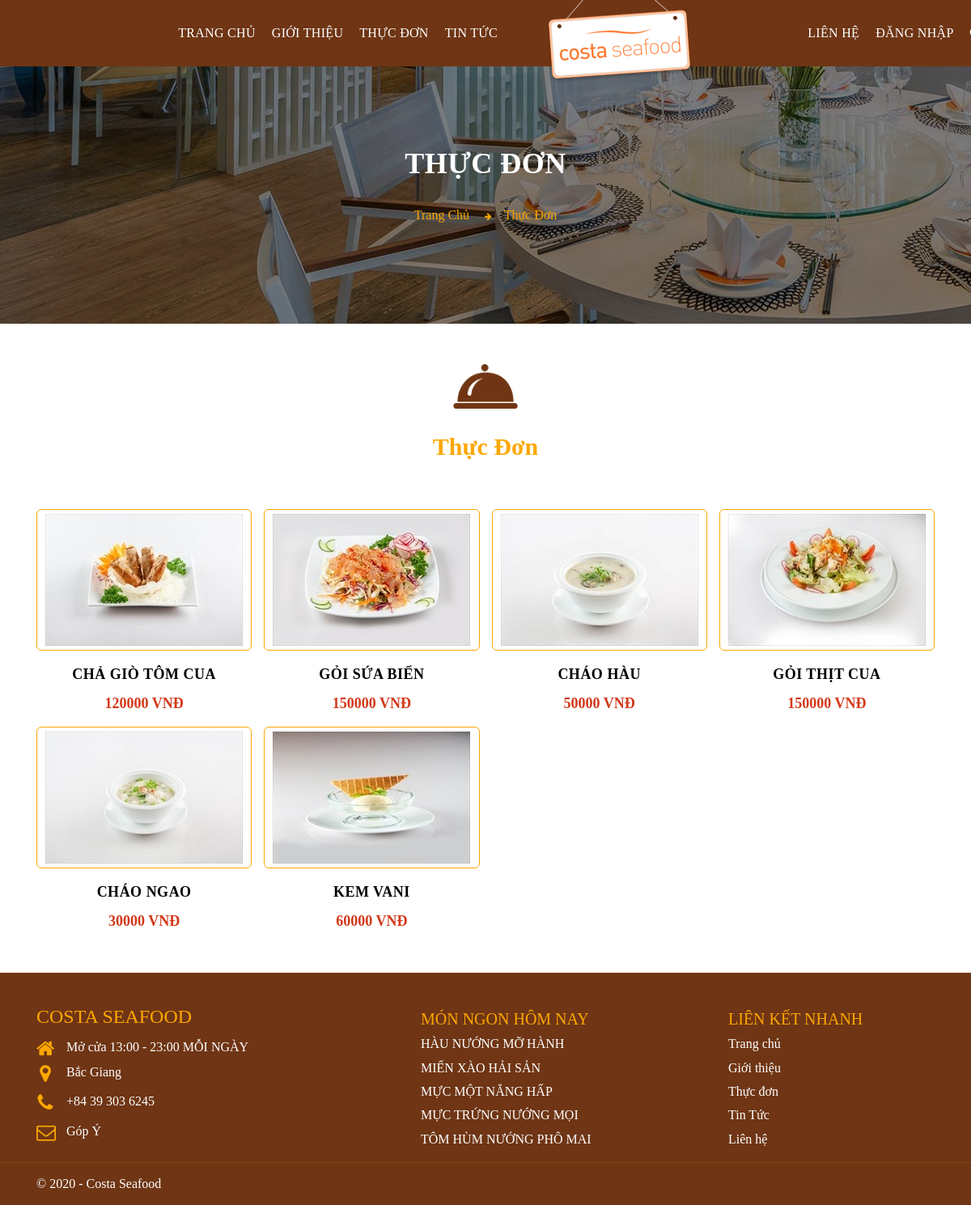
Page /Thucdon.php on the committed database.
### tables this page shows
CREATE TABLE IF NOT EXISTS `thucdon` (
`id` int(11) NOT NULL,
  `TenMon` varchar(255) NOT NULL,
  `HinhAnh` varchar(255) NOT NULL,
  `Gia` varchar(255) NOT NULL,
  `LoaiMon` varchar(255) NOT NULL
);

### php/lib_db.php (called while the page is built, shortened)
<?php
global $link;
function select_list($sql){
	return exec_select($sql);
}
function exec_select($sql){
	global $link;
	$ret = isset($ret) ? $ret : array();
	$res = $link->query($sql);
	$err = mysqli_error($link);
	if ($res ){
		while( $row = $res->fetch_array(MYSQLI_ASSOC) )
		{
			$ret[]= $row ;
		}
	}
	return $ret;
}

### Thucdon.php (the view, shortened to what this page needs)
<?php
    include('php/lib_db.php');
    function myfuncion(){
        if(isset($_SESSION['username'])){
           echo 'admin.php';
       }
       else echo 'login.php';
   }
    $sql = "select * from thucdon ";
    $datas = select_list($sql);
?>
<!DOCTYPE html PUBLIC "-//W3C//DTD XHTML 1.0 Strict//EN"
    "http://www.w3.org/TR/xhtml1/DTD/xhtml1-strict.dtd">
<html xmlns="http://www.w3.org/1999/xhtml" xml:lang="en" lang="en">
<head>
    <link rel="stylesheet" href="https://maxcdn.bootstrapcdn.com/font-awesome/4.4.0/css/font-awesome.min.css">
    <link rel="stylesheet" href="https://stackpath.bootstrapcdn.com/bootstrap/4.3.1/css/bootstrap.min.css">
    <link type="text/css" href="css/style_mainn.css" rel="stylesheet" media="screen"/>
    <link type="text/css" href="css/style_thucdon.css" rel="stylesheet" media="screen"/>
    <link type="text/css" href="css/style_gioithieu.css" rel="stylesheet" media="screen"/>
    <link type="text/css" href="css/style-main-menu1.css" rel="stylesheet" media="screen"/>
</head>
<body>
    <header class=header>
        <div class="container">
                <div class="top">
                    <h1  class="wrapLogoHeader"><a href="trangchu.php" class="logo" title="Trang chủ - Costa Seafood">
                        <img src="images/logo3.png" alt="Trang chủ - Costa Seafood"></a></h1>
                </div>
                <div id="myNavbar" class="menu-top">
                    <ul class="nav nav-left">
                    <li><a href="trangchu.php" class="padding-menu">TRANG CHỦ</a></li>
                        <li><a href="gioithieu.php" class="padding-menu">GIỚI THIỆU</a></li>
                        <li><a href="thucdon.php" class="padding-menu">THỰC ĐƠN</a></li>
                        <li><a href="tintuc.php" class="padding-menu">TIN TỨC</a></li>
                    </ul>
                    <ul class="nav nav-right">
                        <li><a href="lienhe.php" class="padding-menu">LIÊN HỆ</a></li>
                        <li><a href="<?php myfuncion() ?>" class="padding-menu"><?php if (isset($_SESSION['username'])) {
                                        echo $_SESSION['username'];
                                    }else echo 'ĐĂNG NHẬP';
                                     ?></a></li>
                        <li class="search-open" style="padding-top:10px">
                        </li>
                    </ul>
                </div>
        </div>
    </header>
    <div class="wrapBreadCrumb">
        <div class="wrap-img wrapImgBreadcrumb">
            <img src="images/breadcrumb-2.jpg" class="imgBreadcrumbs"  alt="Thực đơn">
        </div>
        <div class="content sec-title center wrapTextBreadcrumb">
            <div class="container containerTextBreadcrumb">
                <h1 class="h2 title titlePageCurrentBreadcrumb">THỰC ĐƠN</h1>
                <ol class="breadcrumb olListBreqadcrumb">
                    <li class='itemListBreadcrumb'><a href='trangchu.php' class='linkListBreadcrumb' title='Trang chủ'>Trang chủ</a></li>
                    <li class='itemListBreadcrumb active'><a href='thucdon.php' class='linkListBreadcrumb'>Thực Đơn</a></li>
                </ol>
            </div>
            </div>
        </div>
    <div class="wrapIconFillterFood">
        <img src="images/icon-restaurant.png" class="iconMenuFillter" alt="Menu">
    </div>
    <div class="titleControlFillterFood">Thực đơn</div>
    <div class="wrapMain menu">
        <div class="container containerMenu">
            <div class="listFoodMenu">
                <div class="row rowListFoodMenu">
                    <?php foreach($datas as $data){?>
                        <div class="col-sm-6 col-md-3 colItemFoodMenu">
                            <div class="sec-title center contentItemFoodMenu">
                                <div class="wrapBorderImgItemFoodMenu">
                                    <div class="thu-nghiem-zoom">
                                        <img src="images/<?php echo $data["HinhAnh"];?>"  class="imgItemFoodMenu "/>
                                    </div>
                                </div>
                                <h3 class="h2 titlefood titleHeadingItemFoodMenu"><?php echo $data["TenMon"];?></h3>
                                <div class="priceItemFoodMenu"><?php echo $data["Gia"];?> VNĐ</div>
                            </div>
                        </div>
                    <?php }?>
                </div>
            </div>
        </div>
    </div>
    <footer class="footer">
        <div class="footer-main">
            <div class="container">
                <div class="row">
                    <div class="col-xs-12 col-sm-6 col-md-5 wrap-logo">
                        <a href="#" class="h3 main-title" title="Costa Seafood">Costa Seafood</a>
                        <div class="row address">
                            <div class="col-xs-12 col-sm-12">
                                <i class="fa fa-home" aria-hidden="true"></i>
                                <div>
                                    <span>Mở cửa 13:00 - 23:00 MỖI NGÀY</span>
                                </div>
                            </div>
                            <div class="col-xs-12 col-sm-12">
                                <i class="fa fa-map-marker" aria-hidden="true"></i>
                                <div>
                                    <a target="_blank" rel="noreferrer" href="https://goo.gl/maps/PtmA2Ai4qvV7zaG7A" title="Băc Giang">Bắc Giang</a>
                                </div>
                            </div>
                            <div class="col-xs-12 col-sm-12">
                                <i class="fa fa-phone" aria-hidden="true"></i>
                                <div>
                                    <a href="tel:+84 39 303 6245" title="+84 39 303 6245">+84 39 303 6245</a>
                                </div>
                            </div>
                            <div class="col-xs-12 col-sm-12">
                                <i class="fa fa-envelope-o" aria-hidden="true"></i>
                                <div>
                                    <a href="mailto:hoangminhgiang2000@gmail.com" title="info@costaseafood.com.vn">Góp Ý</a>
                                </div>
                            </div>
                        </div>
                    </div>
                    <div class="col-xs-12 col-sm-6 col-md-4">
                        <div class="link">
                            <p class="h3 title">Món ngon hôm nay</p>
                            <div>
                                <a href="thucdon.php" title="HÀU NƯỚNG MỠ HÀNH">HÀU NƯỚNG MỠ HÀNH</a>
                                <a href="thucdon.php" title="MIẾN XÀO HẢI SẢN">MIẾN XÀO HẢI SẢN</a>
                                <a href="thucdon.php" title="MỰC MỘT NẮNG HẤP">MỰC MỘT NẮNG HẤP</a>
                                <a href="thucdon.php" title="MỰC TRỨNG NƯỚNG MỌI">MỰC TRỨNG NƯỚNG MỌI</a>
                                <a href="thucdon.php" title="TÔM HÙM NƯỚNG PHÔ MAI">TÔM HÙM NƯỚNG PHÔ MAI</a>
                            </div>
                        </div>
                    </div>
                    <div class="col-xs-12 col-sm-6 col-md-3">
                        <div class="link">
                            <p class="h3 title">Liên kết nhanh</p>
                            <div>
                                <a href="trangchu.php" title="Trang chủ">Trang chủ</a>
                                <a href="gioithieu.php" title="Giới thiệu">Giới thiệu</a>
                                <a href="thucdon.php" title="Thực đơn">Thực đơn</a>
                                <a href="tintuc.php" title="Khuyến mãi">Tin Tức</a>
                                <a href="lienhe.php" title="Liên hệ">Liên hệ</a>
                            </div>
                        </div>
                    </div>
                </div>
            </div>
        </div>
        <div class="copyright">
            <div class="container">
                <div class="wrap-cr">
                    <div class="row">
                        <div class="col-sm-6 col-xs-12">
                            <p>&copy; 2020 -<a href="#" title="Costa Seafood">&nbsp;Costa Seafood</a></p>
                        </div>
                    </div>
                </div>
            </div>
        </div>
    </footer>
</body>

### css/style_mainn.css (style rules this page uses)
body { font-family: Muli; font-size: 16px; line-height: 1.4; font-weight: 400; color: #000; word-wrap: break-word; margin: 0; padding: 0; display: block; }
a { color: #000; outline: 0!important; text-decoration: none ; }
img { border: 0; }
.header { position: fixed; top: 0; left: 0; right: 0; z-index: 1000; background: #6f3514; width: 1530.4px; }
.header .top { display: flex; -webkit-box-pack: justify; justify-content: space-between; height: 0; }
.wrapLogoHeader { display: inline; margin: auto; }
.header .logo { display: inline-block; max-width: 200px; }
.header a { color: #fff; }
.header .menu-top { display: -webkit-box; display: -ms-flexbox; display: flex; -webkit-box-pack: justify; -ms-flex-pack: justify; justify-content: space-between; padding: 20px 0; }
.header .menu-top ul { list-style: none; padding: 0; margin: 0; }
.header .menu-top .nav>li { display: inline-block; position: relative; padding: 0 10px; }
.header .menu-top .nav>li a { font-size: 1em; color: #fff; letter-spacing: .3px; background: 0 0!important; display: inline-block; font-family: NotoSansJP; }
.padding-menu { padding-top: 10px; padding-bottom: 10px; }
.footer { background: #6f3514; padding-top: 30px; }
.footer .footer-main { padding: 0 0 10px 0; color: #fff; }
.footer .footer-main .container>.row { display: -webkit-box; display: -ms-flexbox; display: flex; -ms-flex-wrap: wrap; flex-wrap: wrap; }
.footer .footer-main .main-title { color: #fda701; text-transform: uppercase; font-size: 24px; margin-top: 10px; margin-bottom: 12px; }
.footer .footer-main a { display: block; margin-bottom: 7px; }
.footer a { color: #fff; text-decoration: none; outline: none !important; }
.h3 { font-family: NotoSansJP; font-weight: 500; line-height: 1.2; margin: 0; }
.footer .footer-main .wrap-logo .address { margin-top: 0; }
.footer .footer-main .wrap-logo .address>* { margin-bottom: 7px; }
.footer .footer-main .address>* { display: -webkit-box; display: -ms-flexbox; display: flex; margin-bottom: 15px; color: #fff; }
.footer .footer-main .address>* .fa { color: #fda701; font-size: 24px; margin-right: 15px; width: 22px; text-align: center; }
.footer .footer-main .title { color: #fda701; text-transform: uppercase; font-size: 20px; margin-top: 15px; margin-bottom: 8px; }
.footer .title { font-size: 15px; font-weight: 400; margin: 0; }
.copyright { border-top: 1px solid rgba(253,167,1,.15); }
.copyright .wrap-cr { padding: 15px 0; }
.copyright p { margin: 0; color: #fff; }
.sec-title .title { margin: 0 0 30px 0; font-size: 36px; font-weight: 700; text-transform: uppercase; position: relative; letter-spacing: .5px; }
.sec-title.center { text-align: center; }
.wrap-img { max-width: 100%; overflow: hidden; }
.wrap-img img { min-height: 100%; max-height: 100%; height: auto; }
.wrapBreadCrumb { position: relative; }
.wrapTextBreadcrumb { position: absolute; left: 0; width: 100%; transform: translate(0,-50%); -webkit-transform: translate(0,-50%); -moz-transform: translate(0,-50%); -ms-transform: translate(0,-50%); -o-transform: translate(0,-50%); top: 50%; margin-top: 30px; }
.titlePageCurrentBreadcrumb { color: #fff; }

### css/style_thucdon.css (style rules this page uses)
.wrapIconFillterFood { text-align: center; margin-bottom: 30px; }
.iconMenuFillter { margin-top: 50px; width: 80px; height: auto; }
.listFoodMenu { margin-top: 45px; margin-bottom: 50px; }
.rowListFoodMenu { margin: 0 -7.5px; }
.rowListFoodMenu .colItemFoodMenu:nth-child(4n+1) { clear: both; }
.colItemFoodMenu { padding: 0 7.5px; margin-top: 15px; }
.wrapBorderImgItemFoodMenu { padding: 5px; border: 1px solid #fda701; border-radius: 6px; }
.sec-title .titleHeadingItemFoodMenu { font-size: 18px; line-height: 28px; margin-top: 15px; }
.priceItemFoodMenu { font-size: 18px; line-height: 28px; font-weight: 700; color: #d23919; }
.sec-title .titlefood { font-weight: 700; text-transform: uppercase; position: relative; letter-spacing: .5px; }
.titleControlFillterFood { font-size: 30px; line-height: 34px; font-family: ArimaMadurai; text-transform: capitalize; color: #fda701; font-weight: 700; text-align: center; }
.wrapImgBreadcrumb { background-color: #000; }
.wrapBreadCrumb { position: relative; }
.imgBreadcrumbs { opacity: .5; }

### Thucdon.php (style rules this page uses)
.thu-nghiem-zoom img { transition: all .3s ease; }

### rows in the picture
thucdon: HinhAnh (picture), TenMon "CHẢ GIÒ TÔM CUA", Gia "120000"
thucdon: HinhAnh (picture), TenMon "GỎI SỨA BIỂN", Gia "150000"
thucdon: HinhAnh (picture), TenMon "CHÁO HÀU", Gia "50000"
thucdon: HinhAnh (picture), TenMon "GỎI THỊT CUA", Gia "150000"
thucdon: HinhAnh (picture), TenMon "CHÁO NGAO", Gia "30000"
thucdon: HinhAnh (picture), TenMon "KEM VANI", Gia "60000"
